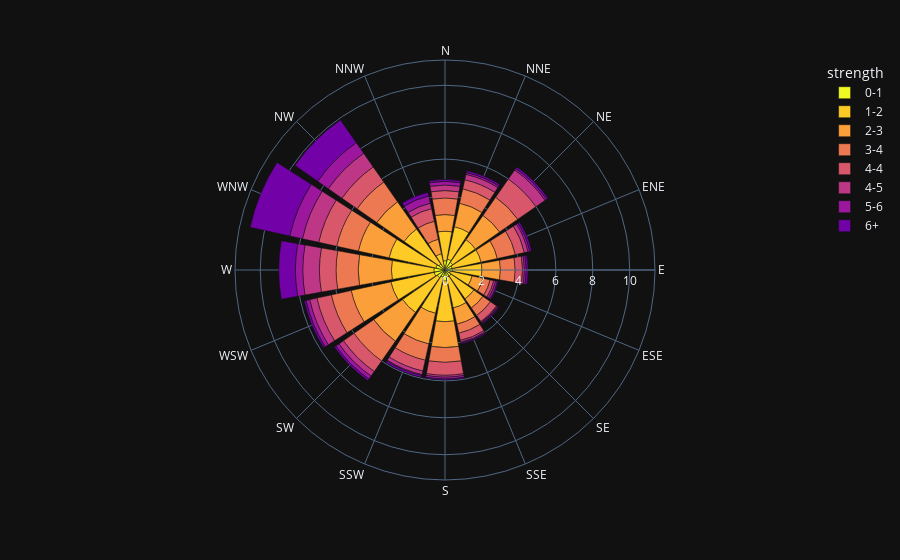

Notebook code for this chart:
### Code cell
import plotly.express as px
import pandas as pd
from PIL import Image
df = px.data.wind()
fig = px.bar_polar(df, r="frequency", theta="direction",
                   color="strength", template="plotly_dark",
                   color_discrete_sequence= px.colors.sequential.Plasma_r)
fig.show()

### Figure 1 — Plotly figure (JSON) as saved in the notebook; plotly's stock layout.template omitted (floating-point values rounded to 4 significant figures)
{"data": [{"hovertemplate": "strength=0-1<br>frequency=%{r}<br>direction=%{theta}<extra></extra>", "legendgroup": "0-1", "marker": {"color": "#f0f921", "pattern": {"shape": ""}}, "name": "0-1", "r": [0.5, 0.6, 0.5, 0.4, 0.4, 0.3, 0.4, 0.4, 0.6, 0.4, 0.5, 0.6, 0.6, 0.5, 0.4, 0.1], "showlegend": true, "subplot": "polar", "theta": ["N", "NNE", "NE", "ENE", "E", "ESE", "SE", "SSE", "S", "SSW", "SW", "WSW", "W", "WNW", "NW", "NNW"], "type": "barpolar"}, {"hovertemplate": "strength=1-2<br>frequency=%{r}<br>direction=%{theta}<extra></extra>", "legendgroup": "1-2", "marker": {"color": "#fdca26", "pattern": {"shape": ""}}, "name": "1-2", "r": [1.6, 1.8, 1.5, 1.6, 1.6, 1.2, 1.5, 1.7, 2.2, 2, 2.3, 2.4, 2.3, 2.6, 2.3, 0.8], "showlegend": true, "subplot": "polar", "theta": ["N", "NNE", "NE", "ENE", "E", "ESE", "SE", "SSE", "S", "SSW", "SW", "WSW", "W", "WNW", "NW", "NNW"], "type": "barpolar"}, {"hovertemplate": "strength=2-3<br>frequency=%{r}<br>direction=%{theta}<extra></extra>", "legendgroup": "2-3", "marker": {"color": "#fb9f3a", "pattern": {"shape": ""}}, "name": "2-3", "r": [0.9, 1.3, 1.6, 0.9, 1, 0.6, 0.6, 0.9, 1.4, 1.7, 1.9, 2.2, 1.8, 1.7, 1.8, 0.8], "showlegend": true, "subplot": "polar", "theta": ["N", "NNE", "NE", "ENE", "E", "ESE", "SE", "SSE", "S", "SSW", "SW", "WSW", "W", "WNW", "NW", "NNW"], "type": "barpolar"}, {"hovertemplate": "strength=3-4<br>frequency=%{r}<br>direction=%{theta}<extra></extra>", "legendgroup": "3-4", "marker": {"color": "#ed7953", "pattern": {"shape": ""}}, "name": "3-4", "r": [0.9, 0.8, 1.2, 1, 0.8, 0.4, 0.5, 0.5, 0.8, 0.9, 1.3, 1.1, 1.2, 1.2, 1.3, 1], "showlegend": true, "subplot": "polar", "theta": ["N", "NNE", "NE", "ENE", "E", "ESE", "SE", "SSE", "S", "SSW", "SW", "WSW", "W", "WNW", "NW", "NNW"], "type": "barpolar"}, {"hovertemplate": "strength=4-4<br>frequency=%{r}<br>direction=%{theta}<extra></extra>", "legendgroup": "4-4", "marker": {"color": "#d8576b", "pattern": {"shape": ""}}, "name": "4-4", "r": [0.4, 0.5, 1.2, 0.5, 0.4, 0.2, 0.4, 0.4, 0.7, 0.6, 0.7, 0.8, 0.9, 1, 1, 0.7], "showlegend": true, "subplot": "polar", "theta": ["N", "NNE", "NE", "ENE", "E", "ESE", "SE", "SSE", "S", "SSW", "SW", "WSW", "W", "WNW", "NW", "NNW"], "type": "barpolar"}, {"hovertemplate": "strength=4-5<br>frequency=%{r}<br>direction=%{theta}<extra></extra>", "legendgroup": "4-5", "marker": {"color": "#bd3786", "pattern": {"shape": ""}}, "name": "4-5", "r": [0.3, 0.3, 0.6, 0.2, 0.1, 0.1, 0.05, 0.1, 0.1, 0.2, 0.3, 0.4, 0.9, 0.9, 0.9, 0.3], "showlegend": true, "subplot": "polar", "theta": ["N", "NNE", "NE", "ENE", "E", "ESE", "SE", "SSE", "S", "SSW", "SW", "WSW", "W", "WNW", "NW", "NNW"], "type": "barpolar"}, {"hovertemplate": "strength=5-6<br>frequency=%{r}<br>direction=%{theta}<extra></extra>", "legendgroup": "5-6", "marker": {"color": "#9c179e", "pattern": {"shape": ""}}, "name": "5-6", "r": [0.2, 0.1, 0.1, 0.1, 0.1, 0.1, 0.05, 0.05, 0.1, 0.05, 0.2, 0.2, 0.4, 0.7, 0.7, 0.4], "showlegend": true, "subplot": "polar", "theta": ["N", "NNE", "NE", "ENE", "E", "ESE", "SE", "SSE", "S", "SSW", "SW", "WSW", "W", "WNW", "NW", "NNW"], "type": "barpolar"}, {"hovertemplate": "strength=6+<br>frequency=%{r}<br>direction=%{theta}<extra></extra>", "legendgroup": "6+", "marker": {"color": "#7201a8", "pattern": {"shape": ""}}, "name": "6+", "r": [0.1, 0.1, 0.1, 0.1, 0.1, 0.05, 0.05, 0.05, 0.05, 0.1, 0.1, 0.1, 0.9, 2.2, 1.5, 0.2], "showlegend": true, "subplot": "polar", "theta": ["N", "NNE", "NE", "ENE", "E", "ESE", "SE", "SSE", "S", "SSW", "SW", "WSW", "W", "WNW", "NW", "NNW"], "type": "barpolar"}], "layout": {"autosize": true, "barmode": "relative", "legend": {"title": {"text": "strength"}, "tracegroupgap": 0}, "margin": {"t": 60}, "polar": {"angularaxis": {"direction": "clockwise", "rotation": 90, "type": "category"}, "domain": {"x": [0, 1], "y": [0, 1]}, "radialaxis": {"autorange": true, "range": [0, 11.37], "type": "linear"}}}}
